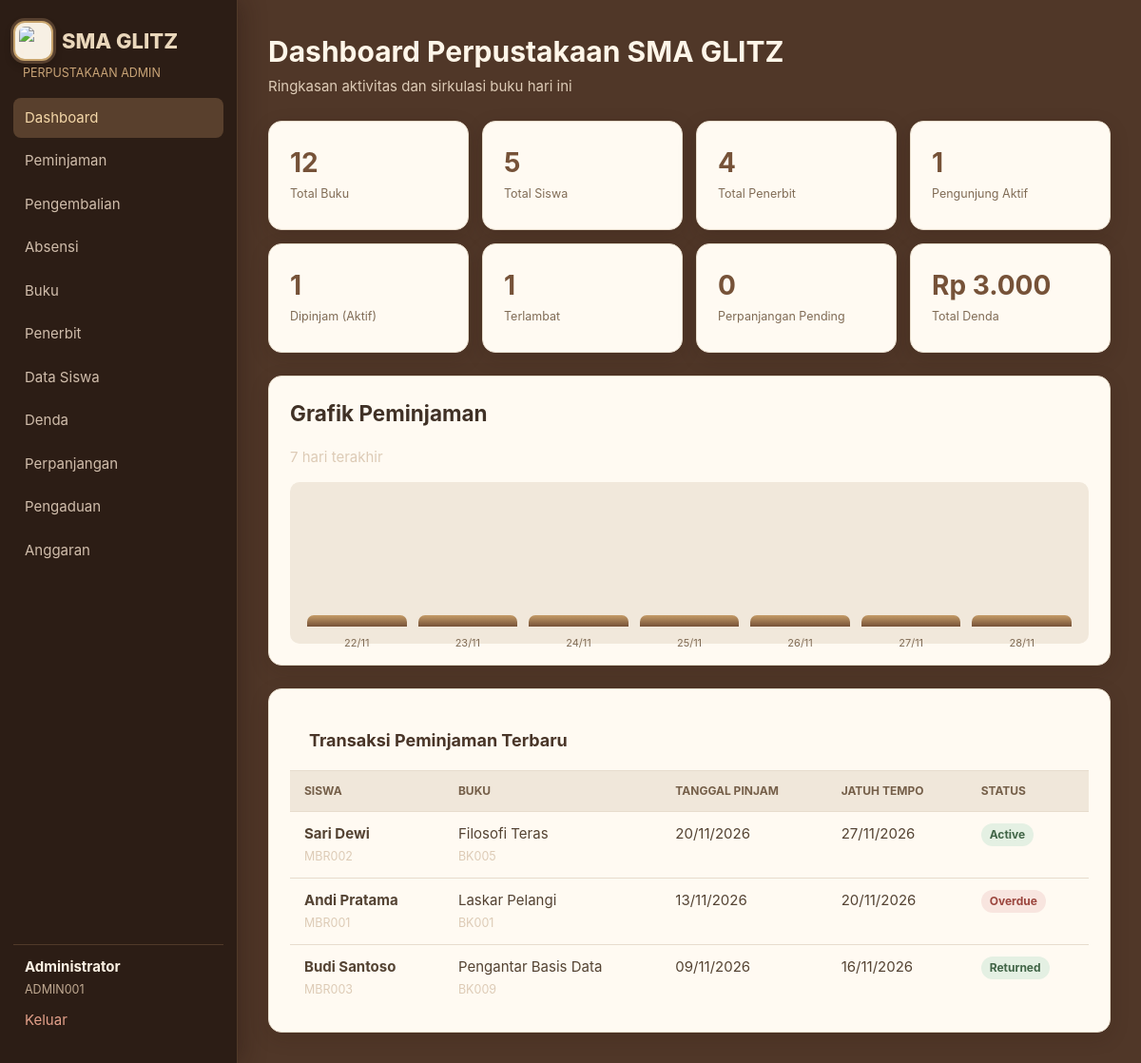
The page /admin/dashboard.php (signed in) on the database as committed earlier.
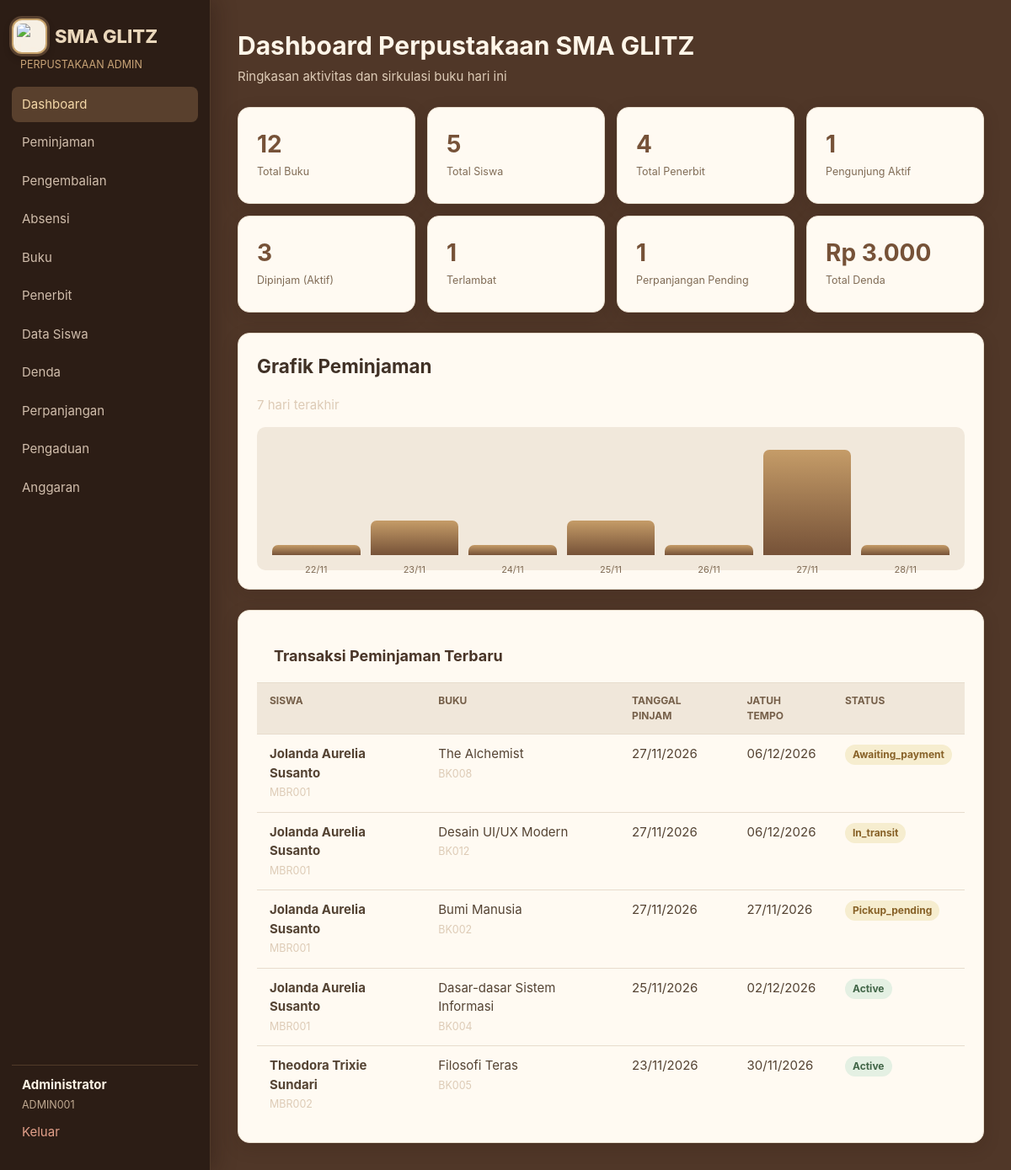
The same page on the database as committed later.
### tables this page shows
CREATE TABLE borrowings (
    id INTEGER PRIMARY KEY AUTOINCREMENT, user_id INTEGER NOT NULL, book_id INTEGER NOT NULL,
    borrowed_at TEXT NOT NULL DEFAULT CURRENT_TIMESTAMP, due_date TEXT NOT NULL, returned_at TEXT,
    status TEXT NOT NULL DEFAULT 'active', renew_count INTEGER NOT NULL DEFAULT 0,
    created_at TEXT NOT NULL DEFAULT CURRENT_TIMESTAMP, updated_at TEXT NOT NULL DEFAULT CURRENT_TIMESTAMP, fulfillment_method TEXT, pickup_deadline TEXT, shipping_fee INTEGER NOT NULL DEFAULT 0, receipt_no TEXT, estimated_delivery TEXT, payment_method TEXT, paid_at TEXT, delivery_address TEXT, payment_deadline TEXT, history_visible INTEGER NOT NULL DEFAULT 1,
    FOREIGN KEY (user_id) REFERENCES users(id), FOREIGN KEY (book_id) REFERENCES books(id)
);

CREATE TABLE users (
    id INTEGER PRIMARY KEY AUTOINCREMENT, member_id TEXT NOT NULL UNIQUE, name TEXT NOT NULL,
    email TEXT NOT NULL UNIQUE, phone TEXT, gender TEXT, address TEXT, password TEXT NOT NULL,
    role TEXT NOT NULL DEFAULT 'member', status TEXT NOT NULL DEFAULT 'active',
    created_at TEXT NOT NULL DEFAULT CURRENT_TIMESTAMP, updated_at TEXT NOT NULL DEFAULT CURRENT_TIMESTAMP
, photo_path TEXT, nik TEXT, "nis", "kelas");

CREATE TABLE books (
    id INTEGER PRIMARY KEY AUTOINCREMENT, book_id TEXT NOT NULL UNIQUE, title TEXT NOT NULL, author TEXT NOT NULL,
    year INTEGER, pages INTEGER, genre TEXT, stock INTEGER NOT NULL DEFAULT 1, available INTEGER NOT NULL DEFAULT 1,
    cover_url TEXT, publisher_id INTEGER, created_at TEXT NOT NULL DEFAULT CURRENT_TIMESTAMP,
    updated_at TEXT NOT NULL DEFAULT CURRENT_TIMESTAMP, synopsis TEXT,
    FOREIGN KEY (publisher_id) REFERENCES publishers(id) ON DELETE SET NULL
);

### admin/dashboard.php (the view, shortened to what the changed rows need)
<?php
require_once __DIR__ . '/../includes/layout.php';
$stats = [
    ['Total Buku', count_of('books'), '#818cf8'], ['Total Siswa', count_of('users', "role='member'"), '#c084fc'],
    ['Total Penerbit', count_of('publishers'), '#34d399'], ['Pengunjung Aktif', count_of('attendances', 'check_out IS NULL'), '#fbbf24'],
    ['Dipinjam (Aktif)', count_of('borrowings', "status='active'"), '#60a5fa'], ['Terlambat', count_of('borrowings', "status='overdue'"), '#f87171'],
    ['Perpanjangan Pending', count_of('extensions', "status='pending'"), '#fb923c'], ['Total Denda', rupiah((int) (one("SELECT COALESCE(SUM(amount),0) AS amount FROM fines WHERE status='unpaid'")['amount'])), '#f472b6'],
];
$recent = rows('SELECT br.*, u.name, u.member_id, b.title, b.book_id FROM borrowings br JOIN users u ON u.id=br.user_id JOIN books b ON b.id=br.book_id ORDER BY br.borrowed_at DESC LIMIT 5');
$chart=[]; for ($i=6;$i>=0;$i--) { $date=date('Y-m-d', strtotime("-$i days")); $chart[]=['label'=>date('d/m',strtotime($date)), 'total'=>count_of('borrowings','date(borrowed_at)=?',[$date])]; }
page_head('Dashboard Admin', true); admin_heading('Dashboard Perpustakaan SMA GLITZ', 'Ringkasan aktivitas dan sirkulasi buku hari ini');
?>
<section class="dashboard-stats"><?php foreach ($stats as [$label,$value,$color]): ?><div class="stat"><strong style="color:<?= e($color) ?>"><?= e($value) ?></strong><small><?= e($label) ?></small></div><?php endforeach; ?></section>
<section class="card" style="margin-bottom:24px"><h2 style="margin-top:0">Grafik Peminjaman</h2><p class="muted">7 hari terakhir</p><div class="chart"><?php $max=max(array_column($chart,'total')) ?: 1; foreach ($chart as $day): ?><div class="bar" title="<?= $day['total'] ?> peminjaman" style="height:<?= max(12, ($day['total'] / $max) * 125) ?>px"><span><?= e($day['label']) ?></span></div><?php endforeach; ?></div></section>
<section class="card table-card"><h2>Transaksi Peminjaman Terbaru</h2><table><thead><tr><th>Siswa</th><th>Buku</th><th>Tanggal Pinjam</th><th>Jatuh Tempo</th><th>Status</th></tr></thead><tbody><?php foreach ($recent as $row): ?><tr><td><b><?= e($row['name']) ?></b><br><small class="muted"><?= e($row['member_id']) ?></small></td><td><?= e($row['title']) ?><br><small class="muted"><?= e($row['book_id']) ?></small></td><td><?= date_id($row['borrowed_at']) ?></td><td><?= date_id($row['due_date']) ?></td><td><?= status_badge($row['status']) ?></td></tr><?php endforeach; ?></tbody></table></section>
<?php page_foot(true); ?>

### includes/layout.php (shortened to what the changed rows need)
<?php
require_once __DIR__ . '/bootstrap.php';
function page_head(string $title, bool $admin = false): void
{
    $fullTitle = e($title) . ' · ' . APP_NAME;
    echo '<!doctype html><html lang="id"><head><meta charset="utf-8"><meta name="viewport" content="width=device-width, initial-scale=1">';
    echo '<title>' . $fullTitle . '</title><link rel="stylesheet" href="' . e(url('assets/style.css')) . '"></head><body>';
    if ($admin) { admin_nav(); } else { public_nav(); }
}
function admin_nav(): void
{
    $user = require_admin();
    $links = [
        'dashboard.php' => 'Dashboard', 'borrowing.php' => 'Peminjaman', 'returns.php' => 'Pengembalian', 'attendance.php' => 'Absensi',
        'books.php' => 'Buku', 'publishers.php' => 'Penerbit', 'members.php' => 'Data Siswa', 'fines.php' => 'Denda',
        'extensions.php' => 'Perpanjangan', 'complaints.php' => 'Pengaduan', 'budget.php' => 'Anggaran',
    ];
    $current = basename($_SERVER['PHP_SELF'] ?? '');
    echo '<aside class="sidebar"><a class="brand" href="' . e(url('index.php')) . '"><img class="brand-logo" src="' . e(url('assets/sma-glitz-logo.jpg')) . '" alt="Logo SMA GLITZ"> <span>SMA GLITZ</span></a><small>PERPUSTAKAAN ADMIN</small><nav>';
    foreach ($links as $file => $label) {
        echo '<a class="' . ($current === $file ? 'active' : '') . '" href="' . e(url('admin/' . $file)) . '">' . e($label) . '</a>';
    }
    echo '</nav><div class="sidebar-user"><strong>' . e($user['name']) . '</strong><small>' . e($user['member_id']) . '</small><a href="' . e(url('logout.php')) . '">Keluar</a></div></aside><main class="admin-main">';
}
function page_foot(bool $admin = false): void
{
    if ($admin) { echo '</main>'; }
    echo '<script src="' . e(url('assets/app.js')) . '"></script></body></html>';
}
function admin_heading(string $title, string $subtitle = ''): void
{
    echo '<header class="page-heading"><div><h1>' . e($title) . '</h1>' . ($subtitle ? '<p>' . e($subtitle) . '</p>' : '') . '</div></header>';
}

### includes/bootstrap.php (shortened to what the changed rows need)
<?php
function base_url(string $path = ''): string
{
    $script = rawurldecode($_SERVER['SCRIPT_NAME'] ?? '');
    $marker = '/versiphp/';
    $position = stripos($script, $marker);
    $base = $position === false ? '' : substr($script, 0, $position + strlen($marker) - 1);
    return $base . ($path === '' ? '/' : '/' . ltrim($path, '/'));
}
function url(string $path = ''): string
{
    return base_url($path);
}
function e(mixed $value): string
{
    return htmlspecialchars((string) $value, ENT_QUOTES, 'UTF-8');
}
function pdo(): PDO
{
    static $pdo = null;
    if ($pdo instanceof PDO) {
        return $pdo;
    }
    $pdo = new PDO('sqlite:' . DB_FILE);
    $pdo->setAttribute(PDO::ATTR_ERRMODE, PDO::ERRMODE_EXCEPTION);
    $pdo->setAttribute(PDO::ATTR_DEFAULT_FETCH_MODE, PDO::FETCH_ASSOC);
    $pdo->exec('PRAGMA foreign_keys = ON');
    return $pdo;
}
function rows(string $query, array $params = []): array
{
    $statement = pdo()->prepare($query);
    $statement->execute($params);
    return $statement->fetchAll();
}
function one(string $query, array $params = []): ?array
{
    $statement = pdo()->prepare($query);
    $statement->execute($params);
    $result = $statement->fetch();
    return $result ?: null;
}
function count_of(string $table, string $where = '1=1', array $params = []): int
{
    return (int) one("SELECT COUNT(*) AS amount FROM {$table} WHERE {$where}", $params)['amount'];
}
function status_badge(string $status): string
{
    return '<span class="badge badge-' . e($status) . '">' . e(ucfirst($status)) . '</span>';
}
function date_id(?string $value, bool $withTime = false): string
{
    $time = strtotime($value);
    return date($withTime ? 'd/m/Y H:i' : 'd/m/Y', $time);
}

Rows that differ between the two databases and show on the page:
no longer on this page (row edited): borrowings: user.name "Sari Dewi", user.member_id "MBR002", book.title "Filosofi Teras", book.book_id "BK005", borrowed_at "20/11/2026", due_date "27/11/2026", status "Active"
no longer on this page (row edited): borrowings: user.name "Andi Pratama", user.member_id "MBR001", book.title "Laskar Pelangi", book.book_id "BK001", borrowed_at "13/11/2026", due_date "20/11/2026", status "Overdue"
no longer on this page (row edited): borrowings: user.name "Budi Santoso", user.member_id "MBR003", book.title "Pengantar Basis Data", book.book_id "BK009", borrowed_at "09/11/2026", due_date "16/11/2026", status "Returned"
added borrowings: user.name "Jolanda Aurelia Susanto", user.member_id "MBR001", book.title "The Alchemist", book.book_id "BK008", borrowed_at "27/11/2026", due_date "06/12/2026", status "Awaiting_payment"
added borrowings: user.name "Jolanda Aurelia Susanto", user.member_id "MBR001", book.title "Desain UI/UX Modern", book.book_id "BK012", borrowed_at "27/11/2026", due_date "06/12/2026", status "In_transit"
added borrowings: user.name "Jolanda Aurelia Susanto", user.member_id "MBR001", book.title "Bumi Manusia", book.book_id "BK002", borrowed_at "27/11/2026", due_date "27/11/2026", status "Pickup_pending"
added borrowings: user.name "Jolanda Aurelia Susanto", user.member_id "MBR001", book.title "Dasar-dasar Sistem Informasi", book.book_id "BK004", borrowed_at "25/11/2026", due_date "02/12/2026", status "Active"
added borrowings: user.name "Theodora Trixie Sundari", user.member_id "MBR002", book.title "Filosofi Teras", book.book_id "BK005", borrowed_at "23/11/2026", due_date "30/11/2026", status "Active"
Other text that changed with them:
max(12, ($day['total'] / $max) * 125): 12 → 41.666666666667 (drawn)
max(12, ($day['total'] / $max) * 125): 12 → 125 (drawn)
new list line: "3 Dipinjam (Aktif)"
new list line: "1 Perpanjangan Pending"
list line gone: "1 Dipinjam (Aktif)"
list line gone: "0 Perpanjangan Pending"
